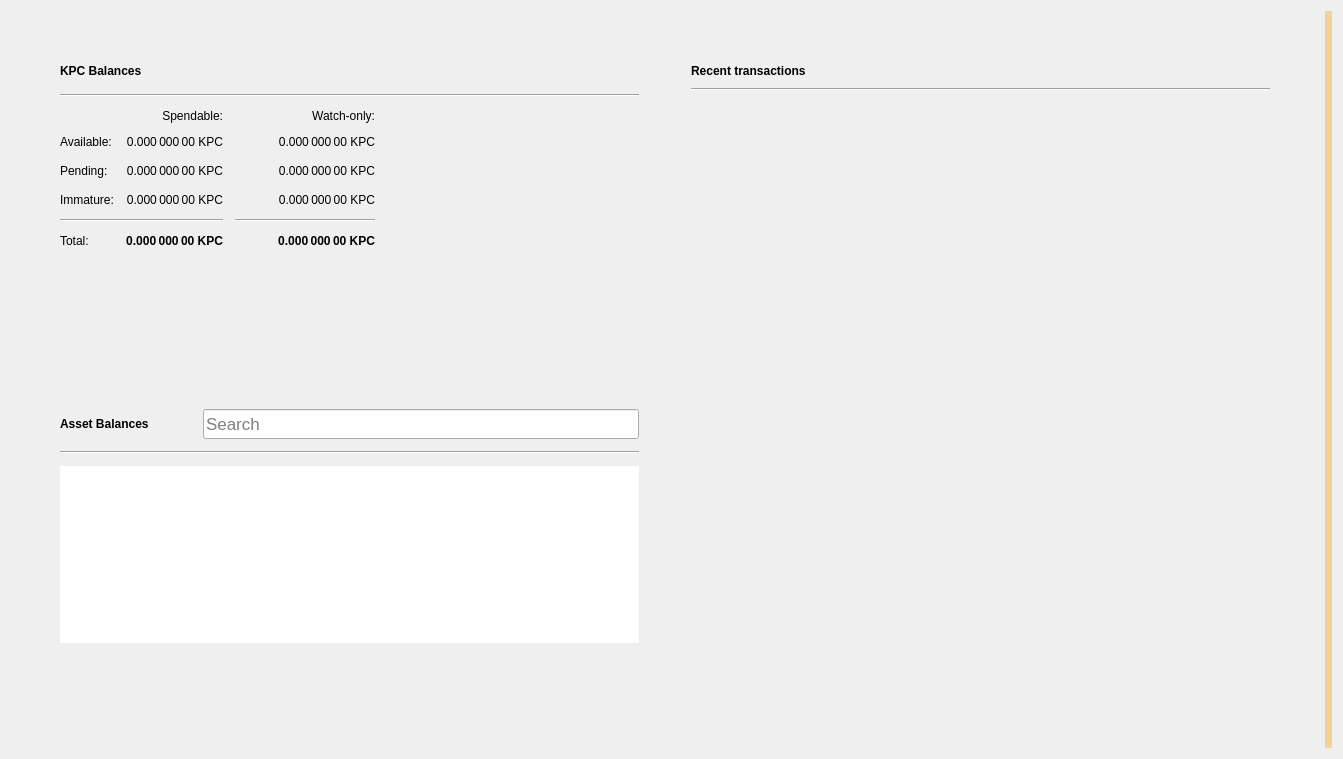
<?xml version="1.0" encoding="UTF-8"?>
<ui version="4.0">
 <class>OverviewPage</class>
 <widget class="QWidget" name="OverviewPage">
  <property name="geometry">
   <rect>
    <x>0</x>
    <y>0</y>
    <width>1343</width>
    <height>759</height>
   </rect>
  </property>
  <property name="windowTitle">
   <string>Form</string>
  </property>
  <property name="autoFillBackground">
   <bool>false</bool>
  </property>
  <layout class="QGridLayout" name="gridLayout_3">
   <item row="0" column="1">
    <layout class="QVBoxLayout" name="verticalLayout_7">
     <property name="spacing">
      <number>0</number>
     </property>
     <property name="leftMargin">
      <number>0</number>
     </property>
     <property name="topMargin">
      <number>0</number>
     </property>
     <property name="rightMargin">
      <number>0</number>
     </property>
     <property name="bottomMargin">
      <number>0</number>
     </property>
     <item>
      <layout class="QHBoxLayout" name="horizontalLayout" stretch="0,0">
       <property name="spacing">
        <number>34</number>
       </property>
       <property name="sizeConstraint">
        <enum>QLayout::SetMaximumSize</enum>
       </property>
       <property name="leftMargin">
        <number>40</number>
       </property>
       <property name="topMargin">
        <number>40</number>
       </property>
       <property name="rightMargin">
        <number>40</number>
       </property>
       <property name="bottomMargin">
        <number>40</number>
       </property>
       <item>
        <layout class="QVBoxLayout" name="verticalLayout_2">
         <property name="spacing">
          <number>34</number>
         </property>
         <property name="rightMargin">
          <number>0</number>
         </property>
         <item>
          <widget class="QFrame" name="frame">
           <property name="sizePolicy">
            <sizepolicy hsizetype="Preferred" vsizetype="Preferred">
             <horstretch>0</horstretch>
             <verstretch>0</verstretch>
            </sizepolicy>
           </property>
           <property name="frameShape">
            <enum>QFrame::NoFrame</enum>
           </property>
           <property name="frameShadow">
            <enum>QFrame::Raised</enum>
           </property>
           <property name="lineWidth">
            <number>10</number>
           </property>
           <layout class="QVBoxLayout" name="verticalLayout_4">
            <property name="spacing">
             <number>12</number>
            </property>
            <item>
             <layout class="QHBoxLayout" name="horizontalLayout_4">
              <item>
               <widget class="QLabel" name="rvnBalancesLabel">
                <property name="font">
                 <font>
                  <weight>75</weight>
                  <bold>true</bold>
                 </font>
                </property>
                <property name="text">
                 <string>KPC Balances</string>
                </property>
               </widget>
              </item>
              <item>
               <widget class="QPushButton" name="labelWalletStatus">
                <property name="enabled">
                 <bool>true</bool>
                </property>
                <property name="maximumSize">
                 <size>
                  <width>30</width>
                  <height>16777215</height>
                 </size>
                </property>
                <property name="toolTip">
                 <string>The displayed information may be out of date. Your wallet automatically synchronizes with the KringleProjectCoin network after a connection is established, but this process has not completed yet.</string>
                </property>
                <property name="text">
                 <string/>
                </property>
                <property name="icon">
                 <iconset>
                  <normaloff>:/icons/warning</normaloff>
                  <disabledoff>:/icons/warning</disabledoff>:/icons/warning</iconset>
                </property>
                <property name="iconSize">
                 <size>
                  <width>24</width>
                  <height>24</height>
                 </size>
                </property>
                <property name="flat">
                 <bool>true</bool>
                </property>
               </widget>
              </item>
              <item>
               <spacer name="horizontalSpacer_3">
                <property name="orientation">
                 <enum>Qt::Horizontal</enum>
                </property>
                <property name="sizeHint" stdset="0">
                 <size>
                  <width>40</width>
                  <height>20</height>
                 </size>
                </property>
               </spacer>
              </item>
             </layout>
            </item>
            <item>
             <widget class="Line" name="line_2">
              <property name="orientation">
               <enum>Qt::Horizontal</enum>
              </property>
             </widget>
            </item>
            <item>
             <layout class="QGridLayout" name="gridLayout">
              <property name="spacing">
               <number>12</number>
              </property>
              <item row="3" column="2">
               <widget class="QLabel" name="labelWatchImmature">
                <property name="font">
                 <font>
                  <weight>50</weight>
                  <bold>false</bold>
                 </font>
                </property>
                <property name="cursor">
                 <cursorShape>IBeamCursor</cursorShape>
                </property>
                <property name="toolTip">
                 <string>Mined balance in watch-only addresses that has not yet matured</string>
                </property>
                <property name="text">
                 <string notr="true">0.000 000 00 KPC</string>
                </property>
                <property name="alignment">
                 <set>Qt::AlignRight|Qt::AlignTrailing|Qt::AlignVCenter</set>
                </property>
                <property name="textInteractionFlags">
                 <set>Qt::LinksAccessibleByMouse|Qt::TextSelectableByKeyboard|Qt::TextSelectableByMouse</set>
                </property>
               </widget>
              </item>
              <item row="2" column="3">
               <spacer name="horizontalSpacer_2">
                <property name="orientation">
                 <enum>Qt::Horizontal</enum>
                </property>
                <property name="sizeHint" stdset="0">
                 <size>
                  <width>40</width>
                  <height>20</height>
                 </size>
                </property>
               </spacer>
              </item>
              <item row="1" column="0">
               <widget class="QLabel" name="labelBalanceText">
                <property name="text">
                 <string>Available:</string>
                </property>
               </widget>
              </item>
              <item row="1" column="2">
               <widget class="QLabel" name="labelWatchAvailable">
                <property name="font">
                 <font>
                  <weight>50</weight>
                  <bold>false</bold>
                 </font>
                </property>
                <property name="cursor">
                 <cursorShape>IBeamCursor</cursorShape>
                </property>
                <property name="toolTip">
                 <string>Your current balance in watch-only addresses</string>
                </property>
                <property name="text">
                 <string notr="true">0.000 000 00 KPC</string>
                </property>
                <property name="alignment">
                 <set>Qt::AlignRight|Qt::AlignTrailing|Qt::AlignVCenter</set>
                </property>
                <property name="textInteractionFlags">
                 <set>Qt::LinksAccessibleByMouse|Qt::TextSelectableByKeyboard|Qt::TextSelectableByMouse</set>
                </property>
               </widget>
              </item>
              <item row="2" column="1">
               <widget class="QLabel" name="labelUnconfirmed">
                <property name="font">
                 <font>
                  <weight>50</weight>
                  <bold>false</bold>
                 </font>
                </property>
                <property name="cursor">
                 <cursorShape>IBeamCursor</cursorShape>
                </property>
                <property name="toolTip">
                 <string>Total of transactions that have yet to be confirmed, and do not yet count toward the spendable balance</string>
                </property>
                <property name="text">
                 <string notr="true">0.000 000 00 KPC</string>
                </property>
                <property name="alignment">
                 <set>Qt::AlignRight|Qt::AlignTrailing|Qt::AlignVCenter</set>
                </property>
                <property name="textInteractionFlags">
                 <set>Qt::LinksAccessibleByMouse|Qt::TextSelectableByKeyboard|Qt::TextSelectableByMouse</set>
                </property>
               </widget>
              </item>
              <item row="4" column="2">
               <widget class="Line" name="lineWatchBalance">
                <property name="sizePolicy">
                 <sizepolicy hsizetype="Preferred" vsizetype="Fixed">
                  <horstretch>0</horstretch>
                  <verstretch>0</verstretch>
                 </sizepolicy>
                </property>
                <property name="minimumSize">
                 <size>
                  <width>140</width>
                  <height>0</height>
                 </size>
                </property>
                <property name="orientation">
                 <enum>Qt::Horizontal</enum>
                </property>
               </widget>
              </item>
              <item row="0" column="1">
               <widget class="QLabel" name="labelSpendable">
                <property name="text">
                 <string>Spendable:</string>
                </property>
                <property name="alignment">
                 <set>Qt::AlignRight|Qt::AlignTrailing|Qt::AlignVCenter</set>
                </property>
               </widget>
              </item>
              <item row="3" column="0">
               <widget class="QLabel" name="labelImmatureText">
                <property name="text">
                 <string>Immature:</string>
                </property>
               </widget>
              </item>
              <item row="5" column="2">
               <widget class="QLabel" name="labelWatchTotal">
                <property name="font">
                 <font>
                  <weight>75</weight>
                  <bold>true</bold>
                 </font>
                </property>
                <property name="cursor">
                 <cursorShape>IBeamCursor</cursorShape>
                </property>
                <property name="toolTip">
                 <string>Current total balance in watch-only addresses</string>
                </property>
                <property name="text">
                 <string notr="true">0.000 000 00 KPC</string>
                </property>
                <property name="alignment">
                 <set>Qt::AlignRight|Qt::AlignTrailing|Qt::AlignVCenter</set>
                </property>
                <property name="textInteractionFlags">
                 <set>Qt::LinksAccessibleByMouse|Qt::TextSelectableByKeyboard|Qt::TextSelectableByMouse</set>
                </property>
               </widget>
              </item>
              <item row="4" column="0" colspan="2">
               <widget class="Line" name="line">
                <property name="orientation">
                 <enum>Qt::Horizontal</enum>
                </property>
               </widget>
              </item>
              <item row="0" column="2">
               <widget class="QLabel" name="labelWatchonly">
                <property name="text">
                 <string>Watch-only:</string>
                </property>
                <property name="alignment">
                 <set>Qt::AlignRight|Qt::AlignTrailing|Qt::AlignVCenter</set>
                </property>
               </widget>
              </item>
              <item row="5" column="1">
               <widget class="QLabel" name="labelTotal">
                <property name="font">
                 <font>
                  <weight>75</weight>
                  <bold>true</bold>
                 </font>
                </property>
                <property name="cursor">
                 <cursorShape>IBeamCursor</cursorShape>
                </property>
                <property name="toolTip">
                 <string>Your current total balance</string>
                </property>
                <property name="text">
                 <string notr="true">0.000 000 00 KPC</string>
                </property>
                <property name="alignment">
                 <set>Qt::AlignRight|Qt::AlignTrailing|Qt::AlignVCenter</set>
                </property>
                <property name="textInteractionFlags">
                 <set>Qt::LinksAccessibleByMouse|Qt::TextSelectableByKeyboard|Qt::TextSelectableByMouse</set>
                </property>
               </widget>
              </item>
              <item row="1" column="1">
               <widget class="QLabel" name="labelBalance">
                <property name="font">
                 <font>
                  <weight>50</weight>
                  <bold>false</bold>
                 </font>
                </property>
                <property name="cursor">
                 <cursorShape>IBeamCursor</cursorShape>
                </property>
                <property name="toolTip">
                 <string>Your current spendable balance</string>
                </property>
                <property name="text">
                 <string notr="true">0.000 000 00 KPC</string>
                </property>
                <property name="alignment">
                 <set>Qt::AlignRight|Qt::AlignTrailing|Qt::AlignVCenter</set>
                </property>
                <property name="textInteractionFlags">
                 <set>Qt::LinksAccessibleByMouse|Qt::TextSelectableByKeyboard|Qt::TextSelectableByMouse</set>
                </property>
               </widget>
              </item>
              <item row="2" column="0">
               <widget class="QLabel" name="labelPendingText">
                <property name="text">
                 <string>Pending:</string>
                </property>
               </widget>
              </item>
              <item row="5" column="0">
               <widget class="QLabel" name="labelTotalText">
                <property name="text">
                 <string>Total:</string>
                </property>
               </widget>
              </item>
              <item row="3" column="1">
               <widget class="QLabel" name="labelImmature">
                <property name="font">
                 <font>
                  <weight>50</weight>
                  <bold>false</bold>
                 </font>
                </property>
                <property name="cursor">
                 <cursorShape>IBeamCursor</cursorShape>
                </property>
                <property name="toolTip">
                 <string>Mined balance that has not yet matured</string>
                </property>
                <property name="text">
                 <string notr="true">0.000 000 00 KPC</string>
                </property>
                <property name="alignment">
                 <set>Qt::AlignRight|Qt::AlignTrailing|Qt::AlignVCenter</set>
                </property>
                <property name="textInteractionFlags">
                 <set>Qt::LinksAccessibleByMouse|Qt::TextSelectableByKeyboard|Qt::TextSelectableByMouse</set>
                </property>
               </widget>
              </item>
              <item row="2" column="2">
               <widget class="QLabel" name="labelWatchPending">
                <property name="font">
                 <font>
                  <weight>50</weight>
                  <bold>false</bold>
                 </font>
                </property>
                <property name="cursor">
                 <cursorShape>IBeamCursor</cursorShape>
                </property>
                <property name="toolTip">
                 <string>Unconfirmed transactions to watch-only addresses</string>
                </property>
                <property name="text">
                 <string notr="true">0.000 000 00 KPC</string>
                </property>
                <property name="alignment">
                 <set>Qt::AlignRight|Qt::AlignTrailing|Qt::AlignVCenter</set>
                </property>
                <property name="textInteractionFlags">
                 <set>Qt::LinksAccessibleByMouse|Qt::TextSelectableByKeyboard|Qt::TextSelectableByMouse</set>
                </property>
               </widget>
              </item>
             </layout>
            </item>
           </layout>
          </widget>
         </item>
         <item>
          <widget class="QWidget" name="assetVerticalSpaceWidget2" native="true">
           <property name="autoFillBackground">
            <bool>false</bool>
           </property>
           <layout class="QVBoxLayout" name="verticalLayout_6">
            <item>
             <spacer name="verticalSpacer_4">
              <property name="orientation">
               <enum>Qt::Vertical</enum>
              </property>
              <property name="sizeHint" stdset="0">
               <size>
                <width>20</width>
                <height>87</height>
               </size>
              </property>
             </spacer>
            </item>
           </layout>
          </widget>
         </item>
         <item>
          <widget class="QFrame" name="assetFrame">
           <property name="autoFillBackground">
            <bool>true</bool>
           </property>
           <property name="frameShape">
            <enum>QFrame::NoFrame</enum>
           </property>
           <property name="frameShadow">
            <enum>QFrame::Plain</enum>
           </property>
           <property name="lineWidth">
            <number>0</number>
           </property>
           <layout class="QVBoxLayout" name="verticalLayout_5">
            <property name="spacing">
             <number>12</number>
            </property>
            <item>
             <layout class="QHBoxLayout" name="assetBalanceHorizontalLayout">
              <item alignment="Qt::AlignVCenter">
               <widget class="QLabel" name="assetBalanceLabel">
                <property name="font">
                 <font>
                  <weight>75</weight>
                  <bold>true</bold>
                 </font>
                </property>
                <property name="text">
                 <string>Asset Balances</string>
                </property>
               </widget>
              </item>
              <item>
               <widget class="QPushButton" name="labelAssetStatus">
                <property name="enabled">
                 <bool>true</bool>
                </property>
                <property name="maximumSize">
                 <size>
                  <width>30</width>
                  <height>16777215</height>
                 </size>
                </property>
                <property name="toolTip">
                 <string>The displayed information may be out of date. Your wallet automatically synchronizes with the KringleProjectCoin network after a connection is established, but this process has not completed yet.</string>
                </property>
                <property name="text">
                 <string/>
                </property>
                <property name="icon">
                 <iconset>
                  <normaloff>:/icons/warning</normaloff>
                  <disabledoff>:/icons/warning</disabledoff>:/icons/warning</iconset>
                </property>
                <property name="iconSize">
                 <size>
                  <width>24</width>
                  <height>24</height>
                 </size>
                </property>
                <property name="flat">
                 <bool>true</bool>
                </property>
               </widget>
              </item>
              <item alignment="Qt::AlignBottom">
               <widget class="QLineEdit" name="assetSearch">
                <property name="sizePolicy">
                 <sizepolicy hsizetype="Expanding" vsizetype="Preferred">
                  <horstretch>0</horstretch>
                  <verstretch>0</verstretch>
                 </sizepolicy>
                </property>
                <property name="minimumSize">
                 <size>
                  <width>0</width>
                  <height>30</height>
                 </size>
                </property>
                <property name="maximumSize">
                 <size>
                  <width>16777215</width>
                  <height>30</height>
                 </size>
                </property>
                <property name="sizeIncrement">
                 <size>
                  <width>0</width>
                  <height>0</height>
                 </size>
                </property>
                <property name="baseSize">
                 <size>
                  <width>0</width>
                  <height>0</height>
                 </size>
                </property>
                <property name="font">
                 <font>
                  <pointsize>13</pointsize>
                 </font>
                </property>
                <property name="maxLength">
                 <number>32</number>
                </property>
                <property name="frame">
                 <bool>true</bool>
                </property>
                <property name="alignment">
                 <set>Qt::AlignLeading|Qt::AlignLeft|Qt::AlignVCenter</set>
                </property>
                <property name="placeholderText">
                 <string>Search</string>
                </property>
                <property name="clearButtonEnabled">
                 <bool>true</bool>
                </property>
               </widget>
              </item>
             </layout>
            </item>
            <item>
             <widget class="Line" name="assetBalanceLine">
              <property name="orientation">
               <enum>Qt::Horizontal</enum>
              </property>
             </widget>
            </item>
            <item>
             <widget class="QListView" name="listAssets">
              <property name="frameShape">
               <enum>QFrame::NoFrame</enum>
              </property>
              <property name="lineWidth">
               <number>0</number>
              </property>
              <property name="verticalScrollMode">
               <enum>QAbstractItemView::ScrollPerItem</enum>
              </property>
             </widget>
            </item>
            <item>
             <widget class="QWidget" name="assetVerticalSpaceWidget" native="true">
              <property name="autoFillBackground">
               <bool>false</bool>
              </property>
              <layout class="QVBoxLayout" name="verticalLayout">
               <item>
                <spacer name="verticalSpacer_3">
                 <property name="orientation">
                  <enum>Qt::Vertical</enum>
                 </property>
                 <property name="sizeHint" stdset="0">
                  <size>
                   <width>20</width>
                   <height>40</height>
                  </size>
                 </property>
                </spacer>
               </item>
              </layout>
             </widget>
            </item>
           </layout>
          </widget>
         </item>
        </layout>
       </item>
       <item>
        <layout class="QVBoxLayout" name="verticalLayout_3">
         <property name="spacing">
          <number>34</number>
         </property>
         <property name="leftMargin">
          <number>0</number>
         </property>
         <item>
          <widget class="QFrame" name="frame_2">
           <property name="sizePolicy">
            <sizepolicy hsizetype="Preferred" vsizetype="Fixed">
             <horstretch>0</horstretch>
             <verstretch>0</verstretch>
            </sizepolicy>
           </property>
           <property name="frameShape">
            <enum>QFrame::NoFrame</enum>
           </property>
           <property name="frameShadow">
            <enum>QFrame::Plain</enum>
           </property>
           <property name="lineWidth">
            <number>0</number>
           </property>
           <layout class="QGridLayout" name="gridLayout_2">
            <property name="horizontalSpacing">
             <number>12</number>
            </property>
            <item row="0" column="0">
             <layout class="QHBoxLayout" name="horizontalLayout_2">
              <item>
               <widget class="QLabel" name="recentTransactionsLabel">
                <property name="font">
                 <font>
                  <weight>75</weight>
                  <bold>true</bold>
                 </font>
                </property>
                <property name="text">
                 <string>Recent transactions</string>
                </property>
               </widget>
              </item>
              <item>
               <widget class="QPushButton" name="labelTransactionsStatus">
                <property name="enabled">
                 <bool>true</bool>
                </property>
                <property name="maximumSize">
                 <size>
                  <width>30</width>
                  <height>16777215</height>
                 </size>
                </property>
                <property name="toolTip">
                 <string>The displayed information may be out of date. Your wallet automatically synchronizes with the KringleProjectCoin network after a connection is established, but this process has not completed yet.</string>
                </property>
                <property name="text">
                 <string/>
                </property>
                <property name="icon">
                 <iconset>
                  <normaloff>:/icons/warning</normaloff>
                  <disabledoff>:/icons/warning</disabledoff>:/icons/warning</iconset>
                </property>
                <property name="iconSize">
                 <size>
                  <width>24</width>
                  <height>24</height>
                 </size>
                </property>
                <property name="flat">
                 <bool>true</bool>
                </property>
               </widget>
              </item>
              <item>
               <spacer name="horizontalSpacer">
                <property name="orientation">
                 <enum>Qt::Horizontal</enum>
                </property>
                <property name="sizeHint" stdset="0">
                 <size>
                  <width>40</width>
                  <height>20</height>
                 </size>
                </property>
               </spacer>
              </item>
             </layout>
            </item>
            <item row="2" column="0">
             <widget class="QListView" name="listTransactions">
              <property name="styleSheet">
               <string notr="true">QListView { background: transparent; }</string>
              </property>
              <property name="frameShape">
               <enum>QFrame::NoFrame</enum>
              </property>
              <property name="verticalScrollBarPolicy">
               <enum>Qt::ScrollBarAlwaysOff</enum>
              </property>
              <property name="horizontalScrollBarPolicy">
               <enum>Qt::ScrollBarAlwaysOff</enum>
              </property>
              <property name="selectionMode">
               <enum>QAbstractItemView::NoSelection</enum>
              </property>
             </widget>
            </item>
            <item row="1" column="0">
             <widget class="Line" name="line_3">
              <property name="orientation">
               <enum>Qt::Horizontal</enum>
              </property>
             </widget>
            </item>
           </layout>
          </widget>
         </item>
         <item>
          <spacer name="verticalSpacer_2">
           <property name="orientation">
            <enum>Qt::Vertical</enum>
           </property>
           <property name="sizeHint" stdset="0">
            <size>
             <width>20</width>
             <height>40</height>
            </size>
           </property>
          </spacer>
         </item>
        </layout>
       </item>
      </layout>
     </item>
    </layout>
   </item>
   <item row="0" column="3">
    <widget class="QLabel" name="labelAlerts">
     <property name="visible">
      <bool>true</bool>
     </property>
     <property name="styleSheet">
      <string notr="true">QLabel { background-color: qlineargradient(x1: 0, y1: 0, x2: 1, y2: 0, stop:0 #F0D0A0, stop:1 #F8D488); color:#000000; }</string>
     </property>
     <property name="wordWrap">
      <bool>true</bool>
     </property>
     <property name="margin">
      <number>3</number>
     </property>
     <property name="textInteractionFlags">
      <set>Qt::TextSelectableByMouse</set>
     </property>
    </widget>
   </item>
  </layout>
 </widget>
 <resources/>
 <connections/>
</ui>
